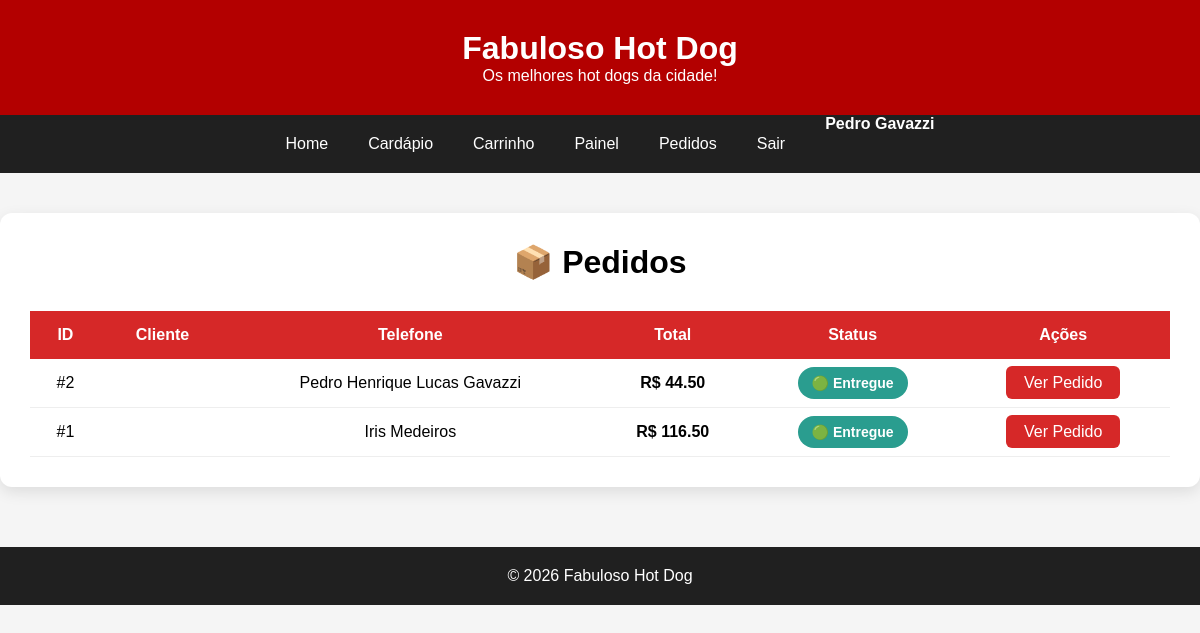
The page /pedidos (signed in) on the database its author committed.
### tables this page shows
CREATE TABLE pedidos(

    id INTEGER PRIMARY KEY AUTOINCREMENT,

    cliente TEXT NOT NULL,

    telefone TEXT NOT NULL,

    endereco TEXT NOT NULL,

    observacao TEXT,

    total REAL NOT NULL,

    status TEXT DEFAULT 'Recebido'

);

### routes/pedidos.py (the view)
@pedidos.route("/pedidos")
def listar_pedidos():
    if "admin" not in session:
        return redirect(url_for("auth.login"))
    pedidos_lista = listar_todos_pedidos()
    return render_template(
        "admin/pedidos.html",
        pedidos=pedidos_lista
    )

### database/database.py (called while the page is built)
def conectar():
    caminho = os.path.abspath("database.db")
    print(f"Banco utilizado: {caminho}")
    conexao = sqlite3.connect("database.db")
    conexao.row_factory = sqlite3.Row
    return conexao

def listar_todos_pedidos():
    conexao = conectar()
    cursor = conexao.cursor()
    cursor.execute("""
        SELECT
            id,
            cliente
            telefone,
            total,
            status
        FROM pedidos
        ORDER BY id DESC
    """)
    pedidos = cursor.fetchall()
    conexao.close()
    return pedidos

### templates/admin/pedidos.html
{% extends "base.html" %}
{% block conteudo %}
<div class="container-pedidos">
    <h1>📦 Pedidos</h1>
    <table class="tabela-pedidos">
        <thead>
            <tr>
                <th>ID</th>
                <th>Cliente</th>
                <th>Telefone</th>
                <th>Total</th>
                <th>Status</th>
                <th>Ações</th>
            </tr>
        </thead>
        <tbody>
            {% for pedido in pedidos %}
            <tr>
                <td>#{{ pedido.id }}</td>
                <td>{{ pedido.cliente }}</td>
                <td>{{ pedido.telefone }}</td>
                <td>
                    <strong>
                        R$ {{ "%.2f"|format(pedido.total) }}
                    </strong>
                </td>
                <td>
                    {% if pedido.status == "Recebido" %}
                        <span class="badge recebido">🟡 {{ pedido.status }}</span>
                    {% elif pedido.status == "Em preparo" %}
                        <span class="badge preparo">🟠 {{ pedido.status }}</span>
                    {% elif pedido.status == "Saiu para entrega" %}
                        <span class="badge entrega">🔵 {{ pedido.status }}</span>
                    {% elif pedido.status == "Entregue" %}
                        <span class="badge entregue">🟢 {{ pedido.status }}</span>
                    {% else %}
                        {{ pedido.status }}
                    {% endif %}
                </td>
                <td>
                    <a class="btn-ver"
                       href="{{ url_for('pedidos.visualizar_pedido', id_pedido=pedido.id) }}">
                        Ver Pedido
                    </a>
                </td>
            </tr>
            {% endfor %}
        </tbody>
    </table>
</div>
{% endblock %}

### static/css/style.css (style rules this page uses)
* { margin:0; padding:0; box-sizing:border-box; }
body { font-family:Arial, Helvetica, sans-serif; background:#f5f5f5; }
.container-pedidos { max-width:1200px; margin:40px auto; background:white; padding:30px; border-radius:12px; box-shadow:0 5px 15px rgba(0,0,0,.1); }
.container-pedidos h1 { text-align:center; margin-bottom:30px; }
.tabela-pedidos { width:100%; border-collapse:collapse; }
.tabela-pedidos th { background:#d62828; color:white; padding:15px; }
.tabela-pedidos td { padding:15px; border-bottom:1px solid #eee; text-align:center; }
.btn-ver { background:#d62828; color:white; padding:8px 18px; border-radius:6px; text-decoration:none; transition:.3s; }
.entregue { background:#2a9d8f; }
.badge { color:white; padding:8px 14px; border-radius:20px; font-size:14px; font-weight:bold; }
.badge.entregue { background:#2a9d8f; }

### rows shown on the page
pedidos: id "2", telefone "Pedro Henrique Lucas Gavazzi", total "44.50", status "Entregue"
pedidos: id "1", telefone "Iris Medeiros", total "116.50", status "Entregue"

### other values the page prints
{{ session["nome"] }} "Pedro Gavazzi"
